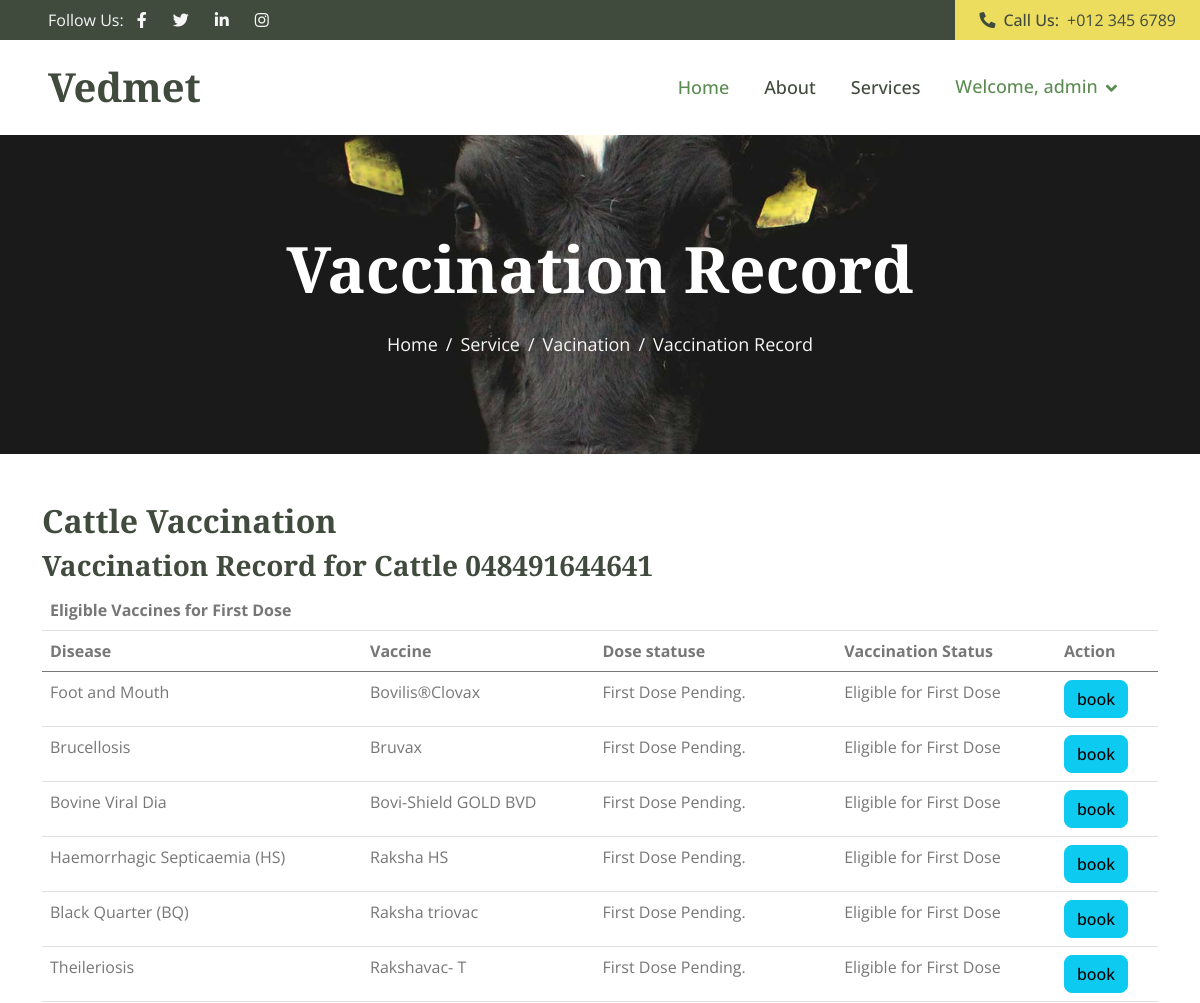
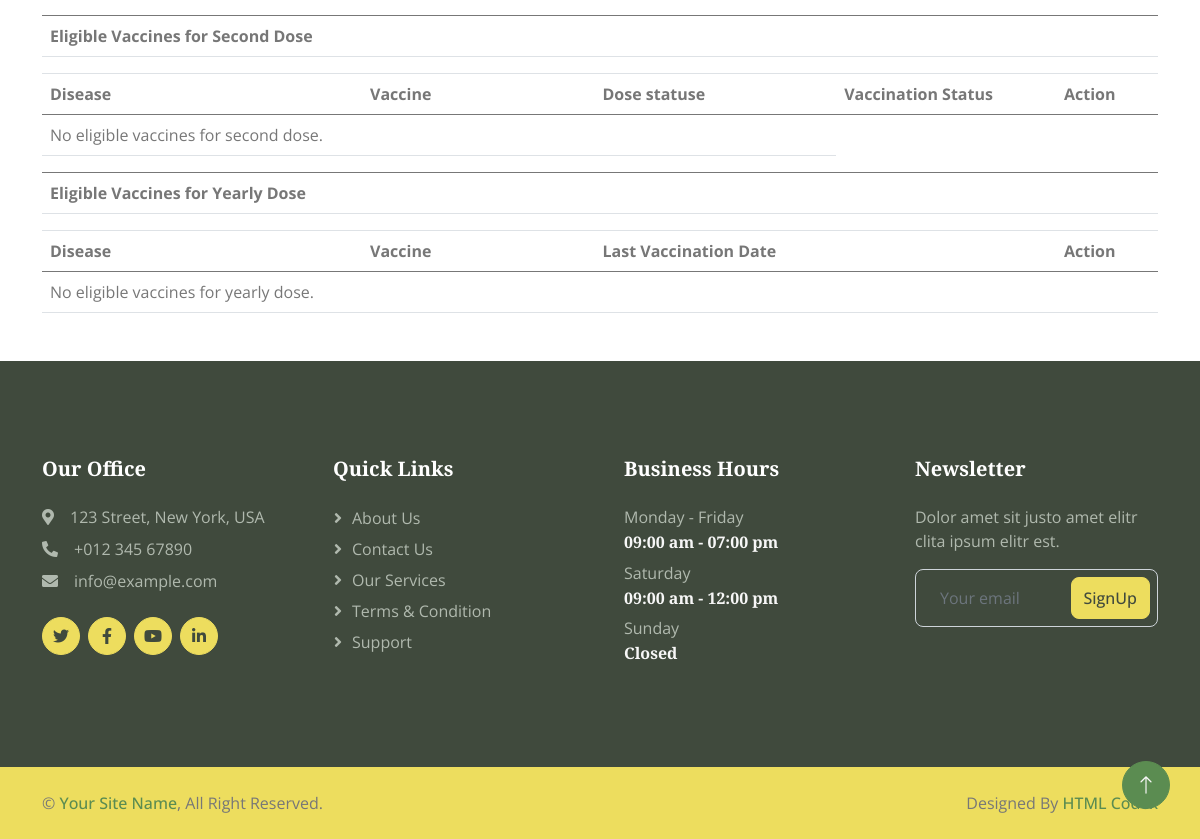
The app's page /viewv/109/ (signed in) with its own data (2 pictures, top to bottom).
### myapp/models.py (models this page shows, shortened)
class Cattle(models.Model):
    tagno = models.CharField(max_length=12, unique=True)
    breed = models.CharField(max_length=50)
    gender = models.CharField(max_length=10)
    dob = models.DateField(default=date.today)
    age = models.IntegerField(default=0)
    age_years = models.IntegerField(default=0)
    weight = models.IntegerField()
    color = models.CharField(max_length=50)
    owner = models.ForeignKey(Farmer, on_delete=models.CASCADE)

class Disease(models.Model):
    disease=models.CharField(max_length=40)
    vaccine=models.ForeignKey(Vaccines,blank=True, null=True, on_delete=models.CASCADE)
    firstdose=models.IntegerField()
    boosterdose=models.IntegerField()
    subsequentdose=models.IntegerField(default=12,null=True)

class Vaccines(models.Model):
    vaccine=models.CharField(max_length=28)
    catagory=models.CharField(max_length=28,choices=cat)
    manfacture=models.CharField(max_length=28,blank=True)
    def __str__(self):
        return self.vaccine

### myapp/views.py (the view, shortened to what this page needs)
# urls.py: path('viewv/<int:id>/', views.view_vaccine, name='view_vaccine'),
def view_vaccine(request, id):
    username = request.session.get('username')
    if not username:
        messages.error(request, 'You must be logged in to access this page.')
        return redirect('/signin/')
    cattle = Cattle.objects.get(id=id)
    request.session['cattleid'] = cattle.id
    age = cattle.age
    tagno=cattle.tagno
    vaccination_registrations = Vaccination_Reg.objects.filter(cattleid=cattle)
    vaccinated_diseases = [vr.diseaseid for vr in vaccination_registrations]
    vaccination_statuses = {}
    vaccination_statuses_query = Vaccination_S.objects.filter(cattleid=cattle)
    eligible_for_first_dose = Disease.objects.filter(firstdose__lte=age).exclude(disease__in=vaccinated_diseases)
    eligible_for_second_dose = []
    eligible_for_yearly_dose = []
    fourth_dose_diseases = [vr.diseaseid for vr in vaccination_registrations if vr.dose == 4]
    vaccination_statuses_query = Vaccination_S.objects.filter(cattleid=cattle)
    vaccines = Vaccines.objects.all()
    context = {
        'cattle': cattle,
        'tagno': tagno,
        'eligible_for_first_dose': eligible_for_first_dose,
        'eligible_for_second_dose': eligible_for_second_dose,
        'vaccination_statuses': vaccination_statuses,
        'eligible_for_yearly_dose': eligible_for_yearly_dose,
        'vaccines': vaccines,
    }
    return render(request, 'vaccinate1.html', context)

### myapp/templates/vaccinate1.html (shortened to what this page needs)
{% load static %}
<!DOCTYPE html>
<html lang="en" xmlns="http://www.w3.org/1999/html">
<head>
    <link href="https://cdnjs.cloudflare.com/ajax/libs/font-awesome/5.10.0/css/all.min.css" rel="stylesheet">
    <link href="https://cdn.jsdelivr.net/npm/bootstrap-icons@1.4.1/font/bootstrap-icons.css" rel="stylesheet">
    <link href="{% static 'lib/animate/animate.min.css' %}" rel="stylesheet">
    <link href="{% static 'lib/owlcarousel/assets/owl.carousel.min.css' %}" rel="stylesheet">
    <link href="{% static 'lib/lightbox/css/lightbox.min.css' %}" rel="stylesheet">
    <link href="{% static 'css/bootstrap.min.css' %}" rel="stylesheet">
    <link href="{% static 'css/style.css' %}" rel="stylesheet">
</head>
<body>
{% if not request.session.id %}
<div class="container-fluid bg-dark px-0">
    <div class="row g-0 d-none d-lg-flex">
        <div class="col-lg-6 ps-5 text-start">
            <div class="h-100 d-inline-flex align-items-center text-light">
            <a href="/reg/" class="btn btn-link text-light">REGISTRATION</a>
            <a href="/signin/" class="btn btn-link text-light">SIGN IN</a>
            </div>
        </div>
        <div class="col-lg-6 text-end">
            <div class="h-100 bg-secondary d-inline-flex align-items-center text-dark py-2 px-4">
                <span class="me-2 fw-semi-bold"><i class="fa fa-phone-alt me-2"></i>Call Us:</span>
                <span>+012 345 6789</span>
            </div>
        </div>
    </div>
</div>
{% else %}
<div class="container-fluid bg-dark px-0">
    <div class="row g-0 d-none d-lg-flex">
        <div class="col-lg-6 ps-5 text-start">
            <div class="h-100 d-inline-flex align-items-center text-light">
                <span>Follow Us:</span>
                <a class="btn btn-link text-light" href=""><i class="fab fa-facebook-f"></i></a>
                <a class="btn btn-link text-light" href=""><i class="fab fa-twitter"></i></a>
                <a class="btn btn-link text-light" href=""><i class="fab fa-linkedin-in"></i></a>
                <a class="btn btn-link text-light" href=""><i class="fab fa-instagram"></i></a>
            </div>
        </div>
        <div class="col-lg-6 text-end">
            <div class="h-100 bg-secondary d-inline-flex align-items-center text-dark py-2 px-4">
                <span class="me-2 fw-semi-bold"><i class="fa fa-phone-alt me-2"></i>Call Us:</span>
                <span>+012 345 6789</span>
            </div>
        </div>
    </div>
</div>
{% endif %}
<nav class="navbar navbar-expand-lg bg-white navbar-light sticky-top px-4 px-lg-5">
    <a href="{% url 'index' %}" class="navbar-brand d-flex align-items-center">
        <h1 class="m-0">Vedmet</h1>
    </a>
    <div class="collapse navbar-collapse" id="navbarCollapse">
        <div class="navbar-nav ms-auto p-4 p-lg-0">
            <a href="{% url 'index' %}" class="nav-item nav-link active">Home</a>
            <a href="/ab/" class="nav-item nav-link">About</a>
            <a href="/service/" class="nav-item nav-link">Services</a>
        </div>
        {% if request.session.id %}
        <div class="navbar-nav">
             <div class="nav-item dropdown">
                <a href="#" class="nav-link dropdown-toggle active" data-bs-toggle="dropdown">Welcome, {{ request.session.firstname }}</a>
            </div>
        </div>
        {% endif %}
    </div>
</nav>
    <div class="container-fluid page-header py-5 mb-5 wow fadeIn" data-wow-delay="0.1s">
        <div class="container text-center py-5">
            <h1 class="display-3 text-white mb-4 animated slideInDown">Vaccination Record</h1>
            <nav aria-label="breadcrumb animated slideInDown">
                <ol class="breadcrumb justify-content-center mb-0">
                    <li class="breadcrumb-item"><a href="/index/">Home</a></li>
                    <li class="breadcrumb-item"><a href="/service/">Service</a></li>
                    <li class="breadcrumb-item "><a href="/vaccinate/">Vacination</a></li>
                    <li class="breadcrumb-item active" aria-current="page">Vaccination Record</li>
                </ol>
            </nav>
        </div>
    </div>
<div class="container">
  <h2>Cattle Vaccination</h2>
  <h3>Vaccination Record for Cattle {{tagno}}</h3>
  <table class="table table-hover">
  <thead>
    <tr>
      <th colspan="5">Eligible Vaccines for First Dose</th>
    </tr>
    <tr>
      <th>Disease</th>
      <th>Vaccine</th>
      <th>Dose statuse</th>
      <th>Vaccination Status</th>
        <th>Action</th>
    </tr>
  </thead>
  <tbody>
    {% for disease in eligible_for_first_dose %}
      <tr>
        <td>{{ disease.disease }}</td>
        <td>{{ disease.vaccine }}</td>
        <td>First Dose Pending.</td>
          <td>Eligible for First Dose</td>
          <td>
              <a class="btn btn-info" href="{% url 'booking' disease.id %}">book</a>
          </td>
      </tr>
    {% empty %}
      <tr>
        <td colspan="5">No eligible vaccines for first dose.</td>
      </tr>
    {% endfor %}
    <tr>
  <td colspan="5"></td>
</tr>
    <thead>
     <tr>
  <th colspan="5">Eligible Vaccines for Second Dose</th>
     </tr>
         <tr>
  <td colspan="5"></td>
</tr>
         <tr>
      <th>Disease</th>
      <th>Vaccine</th>
      <th>Dose statuse</th>
      <th>Vaccination Status</th>
        <th>Action</th>
    </tr>
    </thead>
{% for disease in eligible_for_second_dose %}
      <tr>
        <td>{{ disease.disease }}</td>
        <td>{{ disease.vaccine }}</td>
          <td>First Dose Completed</td>
        <td>
          {% for d, status in vaccination_statuses.items %}
            {% if d == disease.id %}
              {% if status == 2 %}
               Completed
              {% elif status == 1 %}
               Pending  Second Dose
              {% else %}
                Pending  First Dose
              {% endif %}
            {% endif %}
          {% empty %}
            No vaccination history.
          {% endfor %}
        </td>
           <td>
              <a class="btn btn-info" href="{% url 'booking' disease.id %}">book</a>
          </td>
      </tr>
    {% empty %}
      <tr>
        <td colspan="3">No eligible vaccines for second dose.</td>
      </tr>
    {% endfor %}
      <tr>
  <td colspan="5"></td>
</tr>
    <thead>
  <tr>
    <th colspan="5">Eligible Vaccines for Yearly Dose</th>
  </tr>
  <tr>
    <td colspan="5"></td>
  </tr>
  <tr>
    <th>Disease</th>
    <th>Vaccine</th>
    <th>Last Vaccination Date</th>
    <th></th>
    <th>Action</th>
  </tr>
</thead>
<tbody>
  {% for y in eligible_for_yearly_dose %}
    <tr>
      <td>{{ y.disease }}</td>
      <td>{{ y.vaccine }}</td>
      <td>{{ y.last_vaccination_date }}</td>
        <td></td>
      <td>
        <a class="btn btn-info" href="{% url 'bookingii' y.id %}">book</a>
      </td>
    </tr>
  {% empty %}
    <tr>
      <td colspan="5">No eligible vaccines for yearly dose.</td>
    </tr>
  {% endfor %}
</tbody>
 </tbody>
</table>
</div>
    <div class="container-fluid bg-dark footer mt-5 py-5 wow fadeIn" data-wow-delay="0.1s">
        <div class="container py-5">
            <div class="row g-5">
                <div class="col-lg-3 col-md-6">
                    <h5 class="text-white mb-4">Our Office</h5>
                    <p class="mb-2"><i class="fa fa-map-marker-alt me-3"></i>123 Street, New York, USA</p>
                    <p class="mb-2"><i class="fa fa-phone-alt me-3"></i>+012 345 67890</p>
                    <p class="mb-2"><i class="fa fa-envelope me-3"></i>info@example.com</p>
                    <div class="d-flex pt-3">
                        <a class="btn btn-square btn-secondary rounded-circle me-2" href=""><i class="fab fa-twitter"></i></a>
                        <a class="btn btn-square btn-secondary rounded-circle me-2" href=""><i class="fab fa-facebook-f"></i></a>
                        <a class="btn btn-square btn-secondary rounded-circle me-2" href=""><i class="fab fa-youtube"></i></a>
                        <a class="btn btn-square btn-secondary rounded-circle me-2" href=""><i class="fab fa-linkedin-in"></i></a>
                    </div>
                </div>
                <div class="col-lg-3 col-md-6">
                    <h5 class="text-white mb-4">Quick Links</h5>
                    <a class="btn btn-link" href="">About Us</a>
                    <a class="btn btn-link" href="">Contact Us</a>
                    <a class="btn btn-link" href="">Our Services</a>
                    <a class="btn btn-link" href="">Terms & Condition</a>
                    <a class="btn btn-link" href="">Support</a>
                </div>
                <div class="col-lg-3 col-md-6">
                    <h5 class="text-white mb-4">Business Hours</h5>
                    <p class="mb-1">Monday - Friday</p>
                    <h6 class="text-light">09:00 am - 07:00 pm</h6>
                    <p class="mb-1">Saturday</p>
                    <h6 class="text-light">09:00 am - 12:00 pm</h6>
                    <p class="mb-1">Sunday</p>
                    <h6 class="text-light">Closed</h6>
                </div>
                <div class="col-lg-3 col-md-6">
                    <h5 class="text-white mb-4">Newsletter</h5>
                    <p>Dolor amet sit justo amet elitr clita ipsum elitr est.</p>
                    <div class="position-relative w-100">
                        <input class="form-control bg-transparent w-100 py-3 ps-4 pe-5" type="text" placeholder="Your email">
                        <button type="button" class="btn btn-secondary py-2 position-absolute top-0 end-0 mt-2 me-2">SignUp</button>
                    </div>
                </div>
            </div>
        </div>
    </div>
    <div class="container-fluid bg-secondary text-body copyright py-4">
        <div class="container">
            <div class="row">
                <div class="col-md-6 text-center text-md-start mb-3 mb-md-0">
                    &copy; <a class="fw-semi-bold" href="#">Your Site Name</a>, All Right Reserved.
                </div>
                <div class="col-md-6 text-center text-md-end">
                    Designed By <a class="fw-semi-bold" href="https://htmlcodex.com">HTML Codex</a>
                </div>
            </div>
        </div>
    </div>
    <a href="#" class="btn btn-lg btn-primary btn-lg-square rounded-circle back-to-top"><i class="bi bi-arrow-up"></i></a>
</body>
</html>

### vetfarm/static/css/style.css (style rules this page uses)
:root { --primary: #5B8C51; --secondary: #EDDD5E; --light: #F7F7F7; --dark: #404A3D; }
.back-to-top { position: fixed; display: none; right: 30px; bottom: 30px; z-index: 99; }
.fw-semi-bold { font-weight: 500 !important; }
.btn { transition: .5s; font-weight: 500; }
.btn-primary, .btn-outline-primary:hover { color: var(--light); }
.btn-secondary, .btn-outline-secondary:hover { color: var(--dark); }
.btn-square { width: 38px; height: 38px; }
.btn-lg-square { width: 48px; height: 48px; }
.btn-square, .btn-sm-square, .btn-lg-square { padding: 0; display: flex; align-items: center; justify-content: center; font-weight: normal; }
.navbar.sticky-top { top: -100px; transition: .5s; }
.navbar .navbar-nav .nav-link { margin-right: 35px; padding: 25px 0; color: var(--dark); font-size: 18px; font-weight: 500; outline: none; }
.navbar .navbar-nav .nav-link:hover, .navbar .navbar-nav .nav-link.active { color: var(--primary); }
.navbar .dropdown-toggle::after { border: none; content: "\f107"; font-family: "Font Awesome 5 Free"; font-weight: 900; vertical-align: middle; margin-left: 8px; }
.page-header { background: url(../img/banner.jpg) center center no-repeat; background-size: cover; }
.page-header .breadcrumb-item+.breadcrumb-item::before { color: var(--light); }
.page-header .breadcrumb-item, .page-header .breadcrumb-item a { font-size: 18px; color: var(--light); }
.footer { color: #B0B9AE; }
.footer .btn.btn-link { display: block; margin-bottom: 5px; padding: 0; text-align: left; color: #B0B9AE; font-weight: normal; text-transform: capitalize; transition: .3s; }
.footer .btn.btn-link::before { position: relative; content: "\f105"; font-family: "Font Awesome 5 Free"; font-weight: 900; margin-right: 10px; }

### records on screen
Cattle: tagno "048491644641"
Disease: disease "Foot and Mouth", vaccine "Bovilis®Clovax"
Disease: disease "Brucellosis", vaccine "Bruvax"
Disease: disease "Bovine Viral Dia", vaccine "Bovi-Shield GOLD BVD"
Disease: disease "Haemorrhagic Septicaemia (HS)", vaccine "Raksha HS"
Disease: disease "Black Quarter (BQ)", vaccine "Raksha triovac"
Disease: disease "Theileriosis", vaccine "Rakshavac- T"

### other values on screen
{{ request.session.firstname }} "admin"
